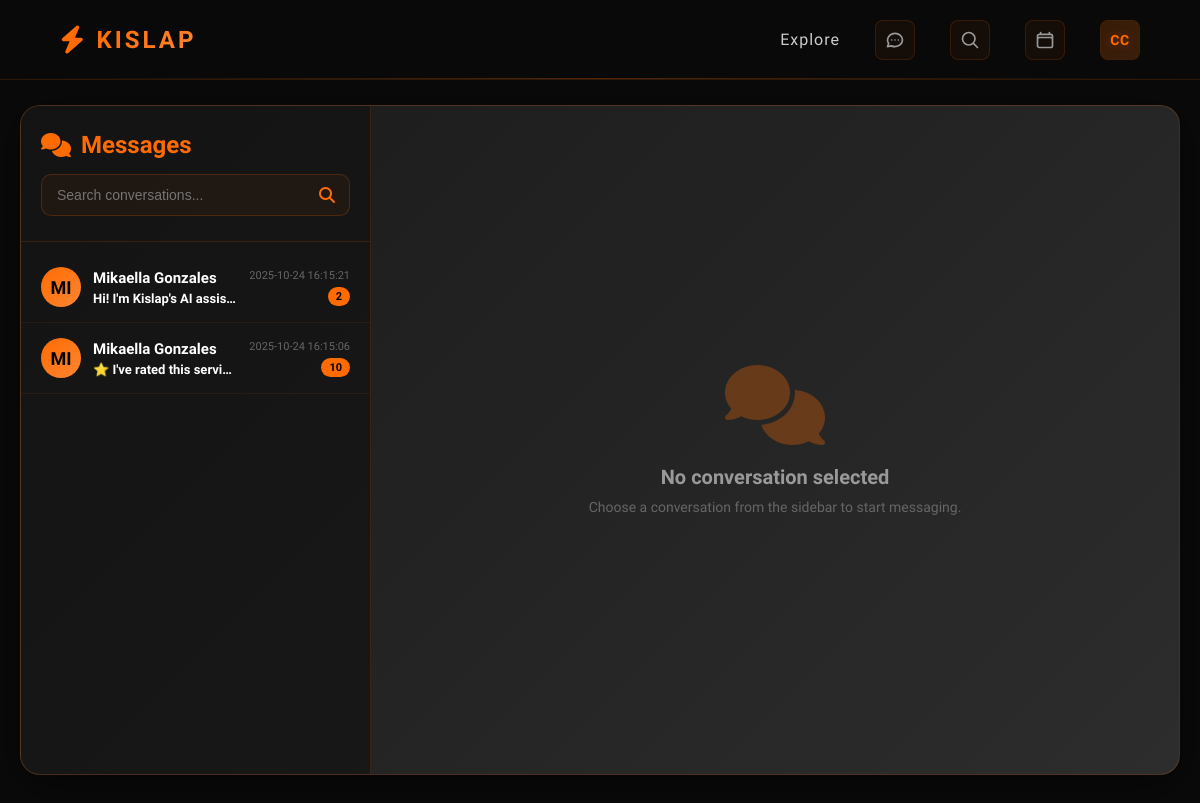
/index.php?controller=Chat&action=view (signed in), run on an earlier commit of the app's database.
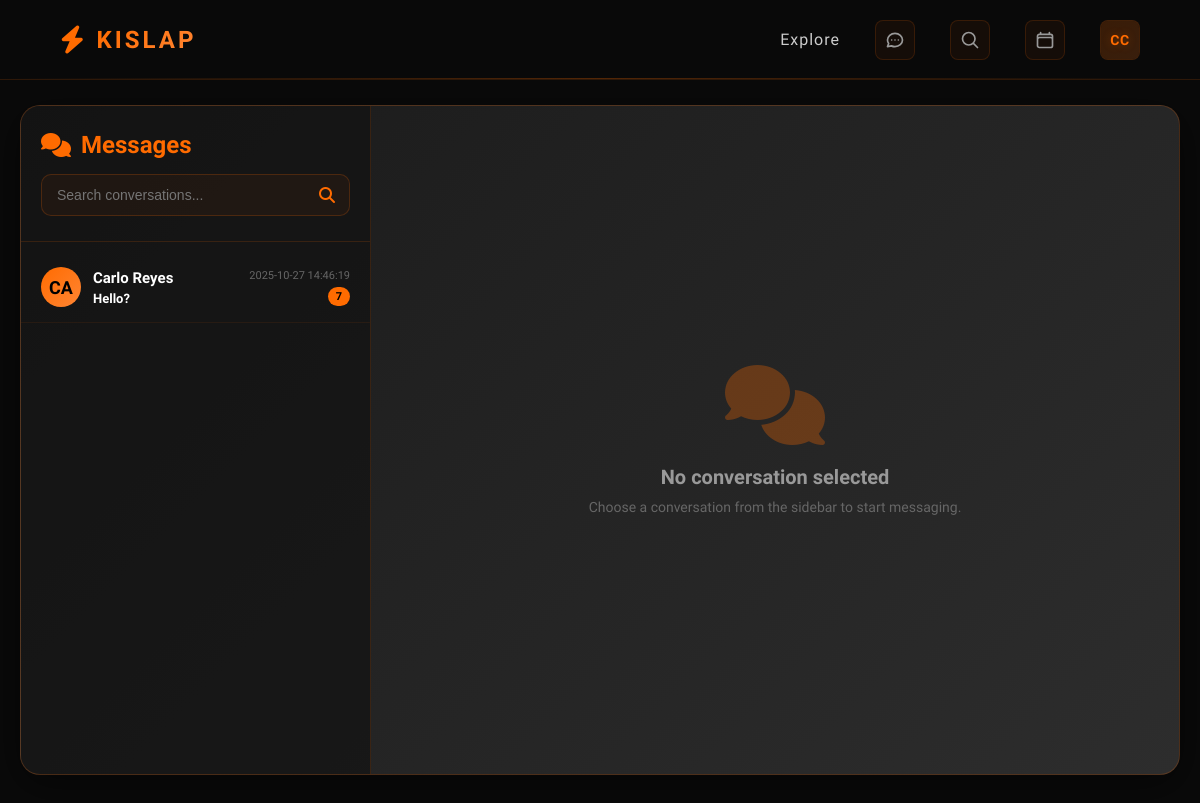
And on a later commit of the database.
### tables this page shows
CREATE TABLE `conversations` (
  `conversation_id` int(11) NOT NULL,
  `user_id` int(11) NOT NULL,
  `worker_id` int(11) NOT NULL,
  `type` enum('ai','direct') DEFAULT 'direct',
  `booking_status` enum('pending_ai','pending_worker','pending_confirmation','negotiating','confirmed','awaiting_deposit','deposit_paid','in_progress','awaiting_final_payment','completed','rated','cancelled','requires_info') DEFAULT 'pending_ai',
  `created_at` timestamp NOT NULL DEFAULT current_timestamp(),
  `updated_at` timestamp NOT NULL DEFAULT current_timestamp() ON UPDATE current_timestamp()
);

### controllers/ChatController.php (called while the page is built, shortened)
<?php
require_once __DIR__ . '/../model/repositories/ChatRepository.php';
class ChatController
{
    private ChatRepository $chatRepo;
    public function __construct()
    {
        $this->chatRepo = new ChatRepository();
    }
    public function view()
    {
        $user = $_SESSION['user'] ?? null;
        $worker = $_SESSION['worker'] ?? null;
        $userId = $user['user_id'] ?? $worker['worker_id'] ?? null;
        $userType = $user ? 'user' : ($worker ? 'worker' : null);
        $conversations = $this->chatRepo->getConversationsForUser($userId, $userType);
        require __DIR__ . '/../views/home/messages.php';
    }
}

### Router.php (called while the page is built, shortened)
<?php
class Router
{
    private string $defaultAction = "index";
    public function route(): void
    {
        $actionName = $_GET["action"] ?? $this->defaultAction;
        $controller = new $controllerName();
        $controller->$actionName();
    }
}

### index.php (called while the page is built, shortened)
<?php
require_once "Router.php";
$router = new Router();
$router->route();

### model/repositories/ChatRepository.php (called while the page is built, shortened)
<?php
class ChatRepository
{
    public PDO $conn;
    public function __construct()
    {
        $this->conn = new PDO("mysql:host=localhost;dbname=kislap", "root", "");
        $this->conn->setAttribute(PDO::ATTR_ERRMODE, PDO::ERRMODE_EXCEPTION);
    }
    public function getConversationsForUser(int $userId, string $userType): array
    {
        $idColumn = $userType === 'user' ? 'c.user_id' : 'c.worker_id';
        $otherUserJoin = $userType === 'user'
            ? "JOIN workers w ON c.worker_id = w.worker_id"
            : "JOIN user u ON c.user_id = u.user_id";
        $otherUserName = $userType === 'user'
            ? "CONCAT(w.firstName, ' ', w.lastName)"
            : "CONCAT(u.firstName, ' ', u.lastName)";
        $sql = "
            SELECT
                c.conversation_id,
                c.type,
                $otherUserName AS other_user_name,
                lm.message_text AS last_message,
                lm.sent_at AS last_message_time,
                (SELECT COUNT(*) FROM messages m
                 WHERE m.conversation_id = c.conversation_id
                 AND m.is_read = 0
                 AND m.sender_type != ?) AS unread_count
            FROM conversations c
            $otherUserJoin
            LEFT JOIN (
                SELECT conversation_id, message_text, sent_at
                FROM messages
                WHERE (conversation_id, message_id) IN (
                    SELECT conversation_id, MAX(message_id)
                    FROM messages
                    GROUP BY conversation_id
                )
            ) AS lm ON c.conversation_id = lm.conversation_id
            WHERE $idColumn = ?
            GROUP BY c.conversation_id
            ORDER BY lm.sent_at DESC
        ";
        $stmt = $this->conn->prepare($sql);
        $stmt->execute([$userType, $userId]);
        return $stmt->fetchAll(PDO::FETCH_ASSOC);
    }
}

### views/home/messages.php (the view, shortened to what the rows shown need)
<?php
$conversations = $conversations ?? [];
$activeConversation = $activeConversation ?? null;
?>
<!DOCTYPE html>
<html lang="en">
<head>
    <link href="https://cdnjs.cloudflare.com/ajax/libs/font-awesome/6.4.0/css/all.min.css" rel="stylesheet">
    <link rel="stylesheet" href="/Kislap/public/css/style.css" type="text/css">
    <link rel="stylesheet" href="/Kislap/public/css/messages.css" type="text/css">
    <link rel="stylesheet" href="/Kislap/public/css/package-cards.css" type="text/css">
</head>
<body>
<?php require __DIR__ . '/../shared/navbar.php'; ?>
<div class="messages-container">
    <div class="messages-wrapper">
        <div class="conversations-sidebar">
            <div class="sidebar-header">
                <h2><i class="fas fa-comments"></i> Messages</h2>
            </div>
            <div class="conversations-list" id="conversationsList">
                <?php if (empty($conversations)): ?>
                    <div class="empty-state-sidebar">
                        <i class="fas fa-inbox"></i>
                        <h3>No conversations yet</h3>
                        <p>Start a conversation to see it here!</p>
                    </div>
                <?php else: ?>
                    <?php foreach ($conversations as $conv): ?>
                        <?php
                        $convId = $conv['conversation_id'] ?? 0;
                        $otherUserName = $conv['other_user_name'] ?? 'Unknown User';
                        $lastMessage = $conv['last_message'] ?? 'No messages yet';
                        $lastMessageTime = $conv['last_message_time'] ?? '';
                        $unreadCount = $conv['unread_count'] ?? 0;
                        $isActive = isset($activeConversation['conversation_id']) && $convId == $activeConversation['conversation_id'];
                        ?>
                        <div class="conversation-item <?php echo $isActive ? 'active' : ''; ?> <?php echo $unreadCount > 0 ? 'unread' : ''; ?>"
                             onclick="loadConversation(<?php echo $convId; ?>)">
                            <div class="conversation-header">
                                <div class="user-avatar">
                                    <?php echo strtoupper(substr($otherUserName, 0, 2)); ?>
                                </div>
                                <div class="conversation-info">
                                    <div class="conversation-name"><?php echo htmlspecialchars($otherUserName); ?></div>
                                    <div class="conversation-preview"><?php echo htmlspecialchars($lastMessage); ?></div>
                                </div>
                                <div class="conversation-meta">
                                    <span class="conversation-time"><?php echo htmlspecialchars($lastMessageTime); ?></span>
                                    <?php if ($unreadCount > 0): ?>
                                        <span class="unread-badge"><?php echo $unreadCount; ?></span>
                                    <?php endif; ?>
                                </div>
                            </div>
                        </div>
                    <?php endforeach; ?>
                <?php endif; ?>
            </div>
        </div>
    </div>
</div>
</body>
</html>

What changed in the data, as far as the page shows it:
removed conversations: otherUserName "MI", otherUserName "Mikaella Gonzales", lastMessage "Hi! I'm Kislap's AI assis…", lastMessageTime "2025-10-24 16:15:21", unreadCount "2"
removed conversations: otherUserName "MI", otherUserName "Mikaella Gonzales", lastMessage "⭐ I've rated this servi…", lastMessageTime "2025-10-24 16:15:06", unreadCount "10"
added conversations: otherUserName "CA", otherUserName "Carlo Reyes", lastMessage "Hello?", lastMessageTime "2025-10-27 14:46:19", unreadCount "7"
